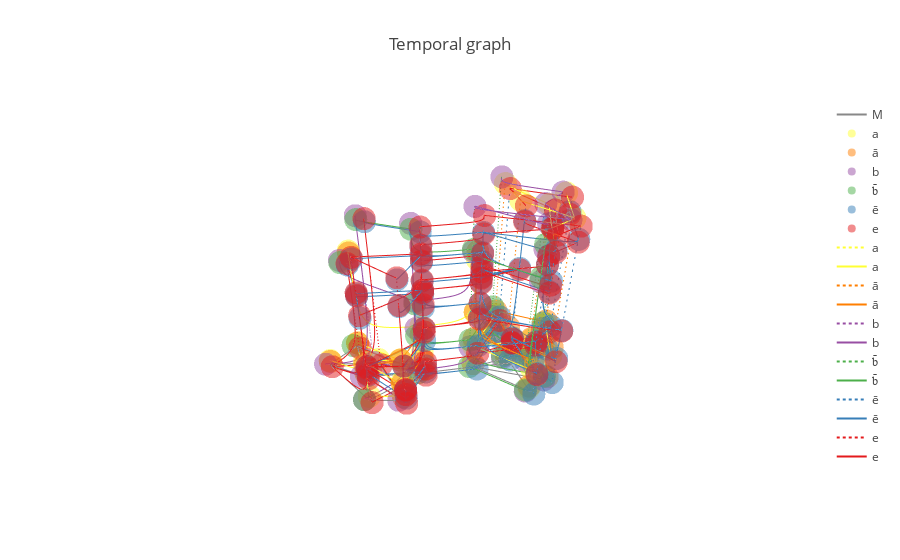

Notebook code for this chart:
### Code cell
iplot_causal_graph(run(SystemModel(m, g, 'two community'), sim_args))
